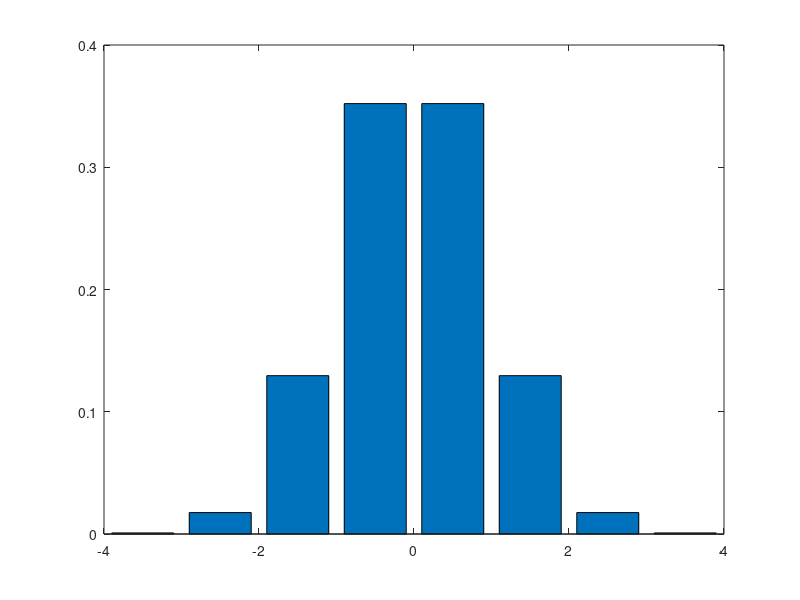

Source code (MATLAB): (Note: this script raises an error after producing the figure.)

%Convolution of uniform densities 

close all;
clear all;


bins = 32;
range = 2^4 ;
step = (range *2)/bins;

ifac = 2^4 ;
xn = -range+step/2:step:range-step/2;
xn2 = -range*2:step/ifac:range*2;
xn4 = -range*4:step/ifac:range*4;
xn8 = -range*8:step/ifac:range*8;

npdf = pdf('normal',xn,0,1);
xn = xn(13:20);
npdf = npdf(13:20);
bar(xn,npdf)
sum(npdf*step)
npdf1=lin_int(npdf,ifac);
npdf2 = [0; conv(npdf1,npdf1); 0];
npdf4 = conv(npdf2,npdf2);


% npdf8 = conv(npdf4,npdf4);
% 
npdf2 = npdf2'/max(npdf2);
npdf4 = npdf4'/max(npdf4);
% npdf8 = npdf8'/max(npdf8);
% 
xn = -8:0.03125:8;
semilogy(xn, npdf4);hold;

xn1 = -8:0.25:8;
npdf = pdf('normal',xn1,0,1);
npdf = npdf/max(npdf);
semilogy(xn1, npdf,'r.');
% hold;
% semilogy(xn2/ sqrt(2), npdf2,'r');
% semilogy(xn4/sqrt(4), npdf4,'g');
% % semilogy(xn8/sqrt(8), npdf8,'m');
% 
% % N = hist(out2,t);
% % % npdf =round(npdf*10000/40000*100000);
% % bar(t,npdf);
% % sum(npdf*.125)
% % load bins.txt;
% % npdf = bins;
% % plot(npdf)
% % npdf4 = conv(npdf,npdf);
% % figure;plot(npdf4)
% % npdf4 = conv(npdf4,npdf4);
% % figure;plot(npdf4)
% % npdf4 = npdf4/max(npdf4);
% % npdf4 = [0 0 npdf4 0 0];
% % t = -8 :1/8: 8;
% % updf = pdf('normal',t,0,1);
% % updf = updf/max(updf);
% % semilogy(t/1.632993162,npdf4);
% % hold;
% %  semilogy(t,updf,'r.');
% % 
